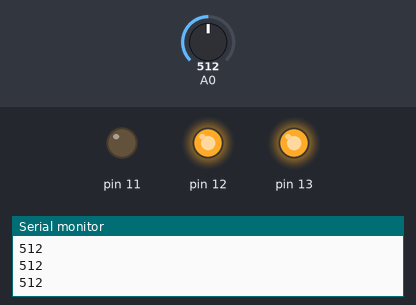
The sketch below on a simulated Arduino Uno, built with avr-gcc and run on an emulated ATmega328P. Parts: output pins drawn as LEDs (lit = HIGH), the last lines printed to the serial monitor. The test bench sets the inputs (shaded band); at power-on: A0 = 512.

Above: at 1.2 s.
1.3 s: A0 set to 503
At 2.5 s:
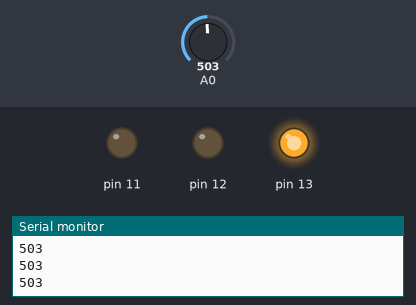
2.8 s: A0 set to 272
4.3 s: A0 set to 240
At 4.8 s:
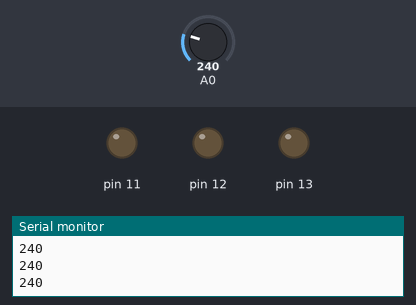
5.8 s: A0 set to 777
At 7.0 s:
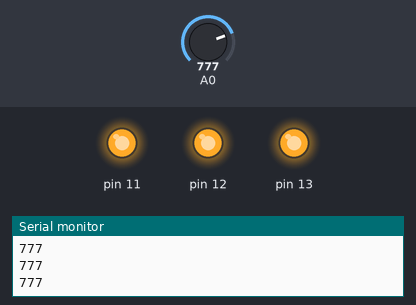
7.3 s: A0 set to 753
At 8.3 s:
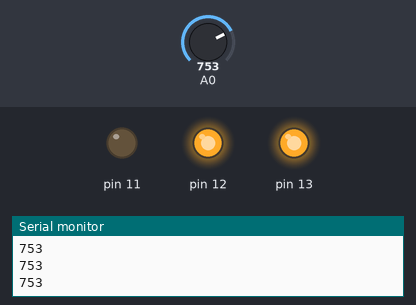
8.8 s: A0 set to 900
At 9.5 s:
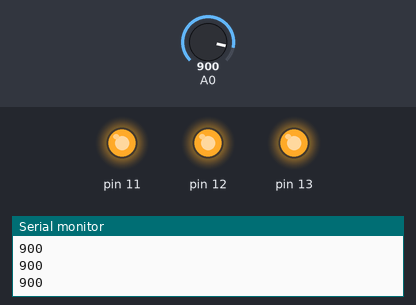
Timing chart, 0 to 11.3 s (numbered marks = the images above; inputs shaded):
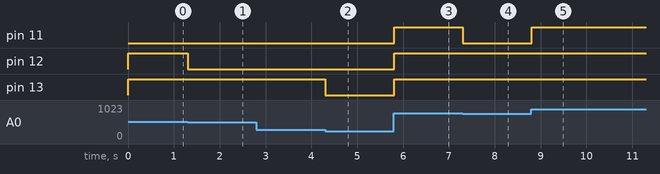

The sketch:

LigarPotenciometro.ino
```cpp
int pot;        //Ligar Potenciometro com 3 leds e ligar e dislar eles conforme gira ele

void setup() {
  Serial.begin(9600);
  pinMode(13,OUTPUT);
  pinMode(12,OUTPUT);
  pinMode(11,OUTPUT);

}

void loop() {
  pot=analogRead(A0);
  Serial.println(pot);

  if(pot>=0 and pot<255){
    digitalWrite(13,LOW);
    digitalWrite(12,LOW);
    digitalWrite(11,LOW);
  }

  if(pot>=255 and pot<512){
    digitalWrite(13,HIGH);
    digitalWrite(12,LOW);
    digitalWrite(11,LOW);
  }

  if(pot>=512 and pot<767){
    digitalWrite(13,HIGH);
    digitalWrite(12,HIGH);
    digitalWrite(11,LOW);
  }

  if(pot>=767){
    digitalWrite(13,HIGH);
    digitalWrite(12,HIGH);
    digitalWrite(11,HIGH);
  }

}
```

Measured:
- the behaviour switches between 512 and 511 on A0 (found by bisection; images 0 and 1)
- the behaviour switches between 255 and 254 on A0 (found by bisection; images 1 and 2)
- the behaviour switches between 767 and 766 on A0 (found by bisection; images 3 and 4)
- after the input at 1.3 s, pin 12: HIGH → LOW at once
- after the input at 4.3 s, pin 13: HIGH → LOW at once
- after the input at 5.8 s, pin 11–13: LOW → HIGH at once
- after the input at 7.3 s, pin 11: HIGH → LOW at once
- after the input at 8.8 s, pin 11: LOW → HIGH at once
